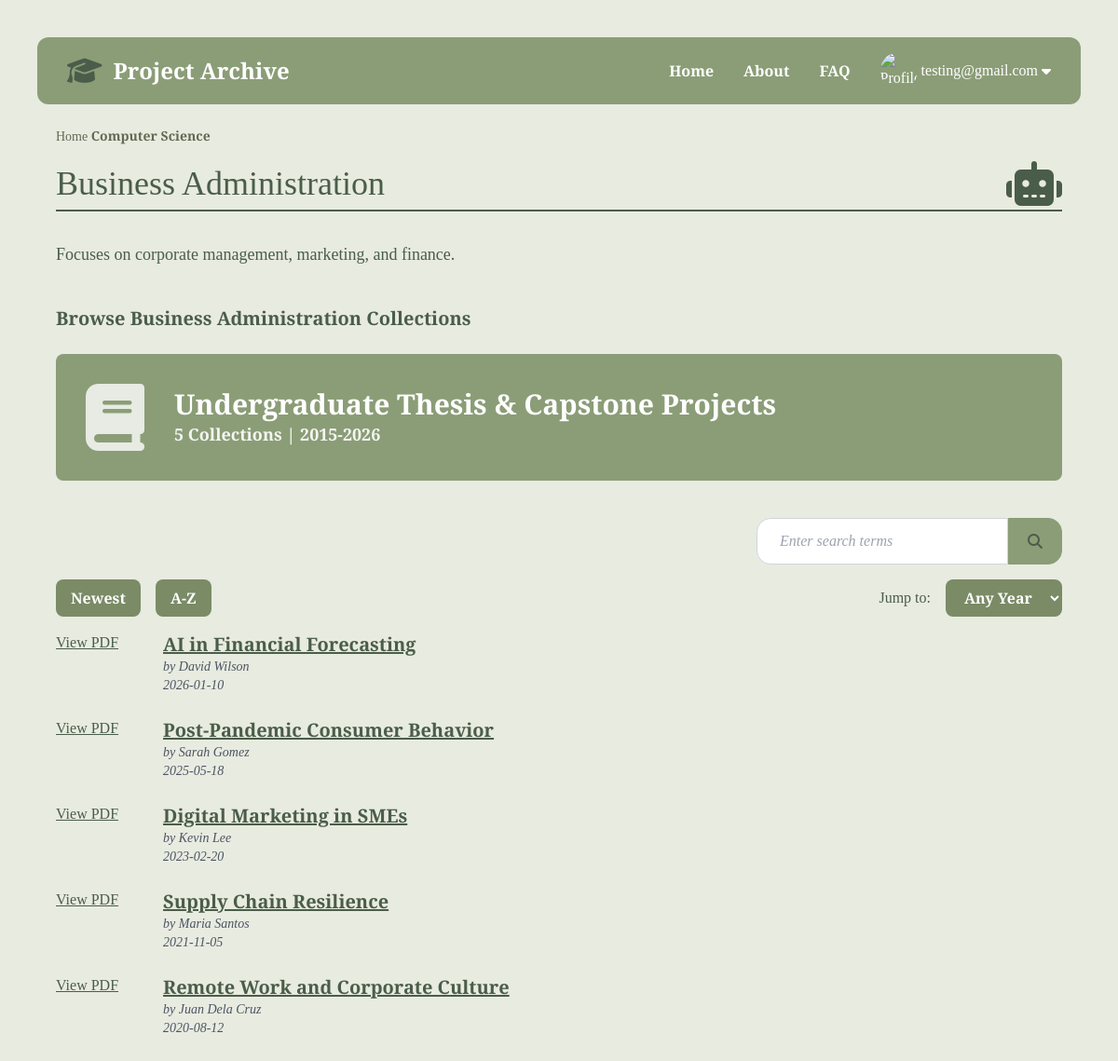
Screenshot of /department/1 (signed in) with the database file from the repository.
### tables this page shows
CREATE TABLE user (
  id INTEGER PRIMARY KEY AUTOINCREMENT,
  email TEXT UNIQUE NOT NULL,
  password TEXT NOT NULL
);

CREATE TABLE department (
  id INTEGER PRIMARY KEY AUTOINCREMENT,
  name TEXT UNIQUE NOT NULL, -- cs department, it department
  description TEXT UNIQUE NOT NULL
);

CREATE TABLE thesis (
  id INTEGER PRIMARY KEY AUTOINCREMENT,
  date_published TIMESTAMP NOT NULL DEFAULT CURRENT_TIMESTAMP,
  date_added TIMESTAMP NOT NULL DEFAULT CURRENT_TIMESTAMP, -- kailan na add sa system
  title TEXT NOT NULL,
  abstract TEXT NOT NULL, -- preview text
  file_path TEXT NOT NULL, -- digital pdf sa db

  -- specifics
  isbn TEXT,
  barcode TEXT NOT NULL,
  call_number TEXT NOT NULL, -- used for finding in shelves easily

  -- foreigns
  department_id INTEGER NOT NULL, 
  branch_id INTEGER NOT NULL,
  format_id INTEGER NOT NULL,
  FOREIGN KEY (department_id) REFERENCES department (id),
  FOREIGN KEY (branch_id) REFERENCES branch (id),
  FOREIGN KEY (format_id) REFERENCES format (id)
);

### flaskr/thesis.py (the view)
@bp.route("/department/<int:dept_id>")
def department_theses(dept_id):
    db = get_db()
    sort = request.args.get('sort', 'newest')
    year = request.args.get('year', '')
    department = db.execute(
        "SELECT name, description FROM department WHERE id = ?",
        (dept_id,)
    ).fetchone()
    if department is None:
        abort(404, f"Department ID {dept_id} doesn't exist.")
    query = """
        SELECT thesis.id, thesis.title, thesis.date_published,
               department.name AS department_name, department.description,
               GROUP_CONCAT(author.first_name || ' ' || author.last_name, ', ') AS authors
        FROM thesis
        JOIN thesis_author ON thesis.id = thesis_author.thesis_id
        JOIN author ON thesis_author.author_id = author.id
        JOIN department ON thesis.department_id = department.id
        WHERE thesis.department_id = ?
    """
    params = [dept_id]
    if year:
        query += " AND strftime('%Y', thesis.date_published) = ?"
        params.append(year)
    query += " GROUP BY thesis.id"
    if sort == 'az':
        query += " ORDER BY thesis.title ASC;"
    else:
        query += " ORDER BY thesis.date_published DESC;"
    theses = db.execute(query, params).fetchall()
    count = len(theses)
    return render_template(
        "thesis/result.html",
        theses=theses,
        category=department['name'],
        description=department['description'],
        count=count,
        current_sort=sort,
        current_year=year
    )

### flaskr/auth.py (called while the page is built)
@bp.before_app_request
def load_logged_in_user():
    user_id = session.get("user_id")
    if user_id is None:
        g.user = None
    else:
        g.user = (
            get_db().execute("SELECT * FROM user WHERE id = ?", (user_id,)).fetchone()
        )

### flaskr/db.py (called while the page is built)
def get_db():
    if "db" not in g:
        g.db = sqlite3.connect(
            current_app.config["DATABASE"], detect_types=sqlite3.PARSE_DECLTYPES
        )
        g.db.row_factory = sqlite3.Row
    return g.db

### flaskr/templates/thesis/result.html (shortened to what this page needs)
{% extends 'base.html' %}
{% block style %} {{ url_for('static', filename='result.css') }} {% endblock %}
{% block content %}
<main class="container max-w-6xl mx-auto mt-6">
	<nav class="breadcrumb text-sm mb-4">
		<a href="home1.html">Home</a> <span class="font-bold">Computer Science</span>
	</nav>
	<section class="flex justify-between items-center mb-1">
		<h1 class="text-4xl">{{ category }}</h1>
		<div class="text-5xl">
			<i class="fa-solid fa-robot"></i>
		</div>
	</section>
	<hr class="border-[#4A5D4A] border-t-2 mb-8">
	<p class="description text-lg leading-relaxed text-justify mb-10">
	{% if description %}
	{{ description }}
	{% else %}
	Searching for "{{ search }}"
	{% endif %}
	</p>
	<h3 class="font-bold text-xl mb-6">Browse {{ category }} Collections</h3>
	<div class="bg-[#8B9D77] rounded-lg p-8 flex items-center gap-8 text-white mb-10">
		<div class="text-7xl opacity-80">
			<i class="fa-solid fa-book"></i>
		</div>
		<div class="card-info">
			<h2 class="text-3xl font-bold">Undergraduate Thesis & Capstone Projects</h2>
			<p class="text-lg opacity-90 font-semibold">{{ count }} Collections | 2015-2026</p>
		</div>
	</div>
	<div class="search-container flex items-center">
        <form method="post">
            <input name="search" type="text" placeholder="Enter search terms" class="search-input">
        </form>
        <button class="search-btn">
            <i class="fa-solid fa-magnifying-glass logo-dark"></i>
        </button>
    </div>
	<div class="flex flex-wrap justify-between items-center mb-4 gap-4">
		<div class="flex gap-4">
			<button class="px-4 py-2 rounded-lg font-semibold transition bg-[#7A8B66] text-white">
				Newest
			</button>
			<button class="px-4 py-2 rounded-lg font-semibold transition bg-[#7A8B66] text-white">
				A-Z
			</button>
		</div>
		<div class="flex items-center">
			<form class="flex items-center gap-4">
				<label for="countries" class="whitespace-nowrap font-medium text-heading">
					Jump to:
				</label>
				<select id="countries" class="px-4 py-2 rounded-lg font-semibold transition bg-[#7A8B66] text-white">
					<option selected>Any Year</option>
				</select>
			</form>
		</div>
	</div>
	<div class="document-list">
		{% if theses %}
		{% for thesis in theses %}
		<div class="flex items-start gap-12 mb-6">
			<a href="#" class="underline font-medium">View PDF</a>
			<div>
				<a href="sample1.html" class="underline text-xl font-bold hover:text-black">{{ thesis['title'] }}</a>
				<p class="text-sm italic text-gray-600">by {{ thesis['authors'] }}</p>
				<p class="text-sm italic text-gray-600">{{ thesis['date_published'].strftime('%Y-%m-%d') }}</p>
			</div>
		</div>
		{% endfor %}
		{% endif %}
	</div>
</main>
{% endblock %}

### flaskr/templates/base.html (shortened to what this page needs)
<html lang="en">
    <head>
        <script src="https://cdn.tailwindcss.com"></script>
        <link rel="stylesheet" href="https://cdnjs.cloudflare.com/ajax/libs/font-awesome/6.4.2/css/all.min.css">
        <link rel="stylesheet" href="{% block style %}{% endblock %}">
    </head>
    <body class="p-6 md:p-10">
        <header class="header-nav max-w-6xl mx-auto">
            <div class="flex items-center gap-3">
                <i class="fa-solid fa-graduation-cap text-3xl logo-dark"></i>
                <h1 class="text-2xl font-bold">Project Archive</h1>
            </div>
            <nav class="flex gap-8 font-medium items-center">
                <a href="{{ url_for('index') }}" class="nav-link font-bold">Home</a>
                <a href="#" class="nav-link font-bold">About</a>
                <a href="#" class="nav-link font-bold">FAQ</a>
                {% if g.user %}
                <div class="dropdown flex items-center gap-1">
                    <div class="profile-pic">
                        <img src="https://preview.redd.it/i-finished-bocchi-the-rock-and-it-is-the-best-thing-i-have-v0-ho5ub4gfzmuc1.jpeg?width=640&crop=smart&auto=webp&s=996908c0ddb613bab3749aa7fce007e15f6ed5ea" alt="Profile Picture">
                    </div>
                    <button class="gap-1 p-0 m-0 border-none bg-transparent flex items-center">
                        <span class="leading-none">{{ g.user['email'] }}</span>
                        <i class="fa fa-caret-down leading-none"></i>
                    </button>
                {% else %}
                <a href="{{ url_for('auth.login') }}" class="nav-link font-bold">Login</a>
                {% endif %}
                </div>
            </nav>
        </header>
        {% block content %}{% endblock %}
    </body>
</html>

### flaskr/static/result.css (style rules this page uses)
* { margin: 0; padding: 0; box-sizing: border-box; }
body { background-color: #E8EBE0; font-family: 'Crimson Pro', serif; color: #4A5D4A; padding-bottom: 50px; }
form { margin: 0; padding: 0; width: 25%; }
.header-nav { font-weight: 800; background-color: #8B9D77; border-radius: 0.75rem; padding: 1rem 2rem; display: flex; justify-content: space-between; align-items: center; color: white; }
.logo-dark { color: #4A5D4A; }
.nav-link { color: white; text-decoration: none; font-weight: 600; }
.container { max-width: 1100px; margin: 0 auto; padding: 0 20px; }
.breadcrumb { font-size: 14px; margin-bottom: 10px; color: #626A53; }
.breadcrumb span { font-weight: bold; }
.description { line-height: 1.5; font-size: 18px; margin-bottom: 40px; text-align: justify; }
.search-container { display: flex; justify-content: flex-end; margin-bottom: 1rem; }
.search-input { width: 100%; max-width: 32rem; padding: 0.75rem 1.5rem; border-top-left-radius: 15px; border-bottom-left-radius: 15px; border: 1px solid #d1d5db; font-style: italic; outline: none; }
.search-btn { background-color: #8B9D77; padding: 16 1.25rem; border-top-right-radius: 15px; border-bottom-right-radius: 15px; border: 1px solid #8B9D77; }

### flaskr/templates/base.html (style rules this page uses)
.dropdown { overflow: visible; position: relative; }
.profile-pic { display: inline-block; vertical-align: middle; width: 40px; height: 40px; overflow: hidden; border-radius: 50%; position: relative; }

### rows the page displays
user: user.email "testing@gmail.com"
department: name "Business Administration", description "Focuses on corporate management, marketing, and finance."
thesis: title "AI in Financial Forecasting", authors "David Wilson", date_published "2026-01-10"
thesis: title "Post-Pandemic Consumer Behavior", authors "Sarah Gomez", date_published "2025-05-18"
thesis: title "Digital Marketing in SMEs", authors "Kevin Lee", date_published "2023-02-20"
thesis: title "Supply Chain Resilience", authors "Maria Santos", date_published "2021-11-05"
thesis: title "Remote Work and Corporate Culture", authors "Juan Dela Cruz", date_published "2020-08-12"

### other values shown
{{ count }} "5"
